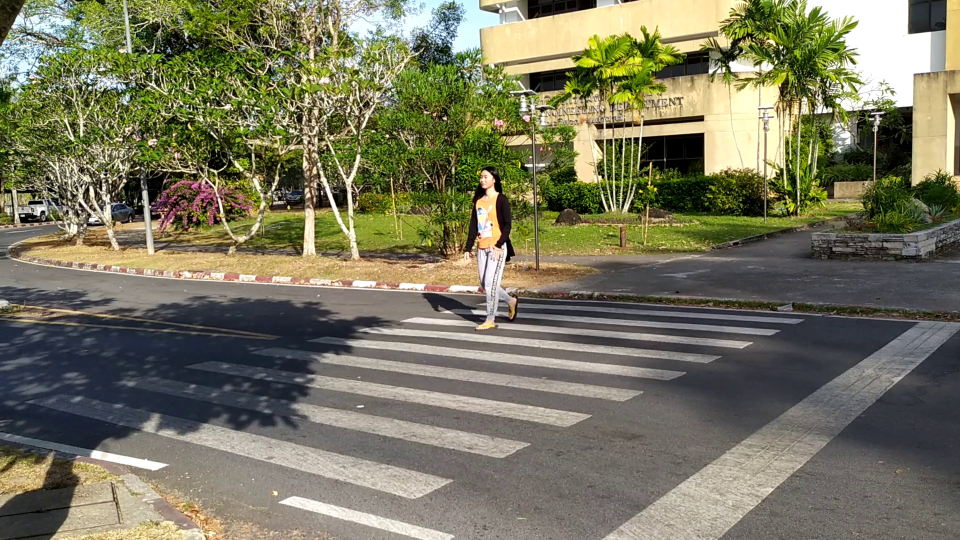
#> input picture รวมระบบ/Picture_test/1.jpg, 1920 x 1080 px, given in place of l_font.avi, which was not available (shown at 1/2 size)
$ python tracking.py
#> lines starting #> are read from the running program, lines starting #| are printed output that depends on the picture; after the words box and inside, x2 and y2 are one past the last pixel; in counts of white or black regions, pixels touching at a corner belong together; pictures that were not available may be replaced by others from this repository, and a replacement may not be noted
import numpy as np
import cv2


# initialize the HOG descriptor/person detector
hog = cv2.HOGDescriptor()
hog.setSVMDetector(cv2.HOGDescriptor_getDefaultPeopleDetector())

cv2.startWindowThread()

cap = cv2.VideoCapture("l_font.avi")

out = cv2.VideoWriter(
    'output.avi',
    cv2.VideoWriter_fourcc(*'MJPG'),
    15.,
    (640,480))
i=1
ret,frame = cap.read()
#> frame is the input picture: shape (1080, 1920, 3); mean B, G, R 93.7, 117.8, 119.7

while(1):
    ret, frame = cap.read()
    frame = cv2.resize(frame, (640, 480))
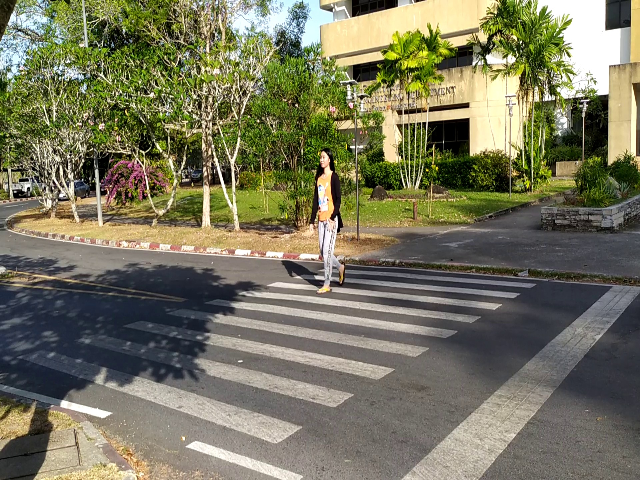
#> frame: shape (480, 640, 3); mean B, G, R 93.7, 117.8, 119.7
    gray = cv2.cvtColor(frame, cv2.COLOR_RGB2GRAY)
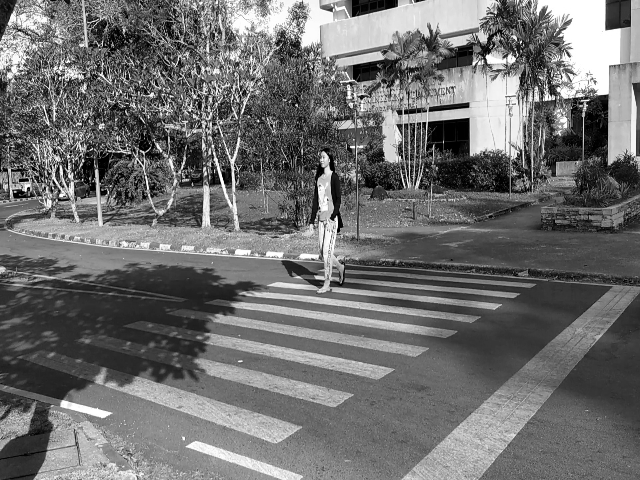
#> gray: shape (480, 640); min 0, max 255, mean 110.8

    boxes, weights = hog.detectMultiScale(frame, winStride=(8,8) )
#> boxes = [[281, 130, 92, 183]]; weights = [0.403]

    boxes = np.array([[x, y, x + w, y + h] for (x, y, w, h) in boxes])
#> boxes = [[281, 130, 373, 313]]

    for (xA, yA, xB, yB) in boxes:
        if xA & yA & xB & yB != None :
            x1 = xA
            y1 = yA
            break
#> this loop made 1 pass
#> (xA, yA, xB, yB, x1, y1) on pass 1: (281, 130, 373, 313, 281, 130)

    r,h,c,w = y1,110,x1,40  # simplsy hardcoded the values
#> r = 130; h = 110; c = 281; w = 40
    track_window = (c,r,w,h)
#> track_window = (281, 130, 40, 110)
    print(track_window)
#| (281, 130, 40, 110)
# set up the ROI for tracking
    roi = frame[r:r+h, c:c+w]
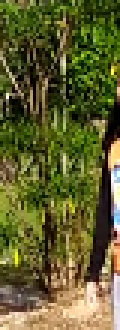
#> roi: shape (110, 40, 3) (shown 3 times larger); mean B, G, R 46.7, 95.6, 96.9
    hsv_roi =  cv2.cvtColor(frame, cv2.COLOR_BGR2HSV)
#> hsv_roi: shape (480, 640, 3); mean H, S, V 44.7, 82.4, 125.4
    mask = cv2.inRange(hsv_roi, np.array((0., 60.,32.)), np.array((180.,255.,255.)))
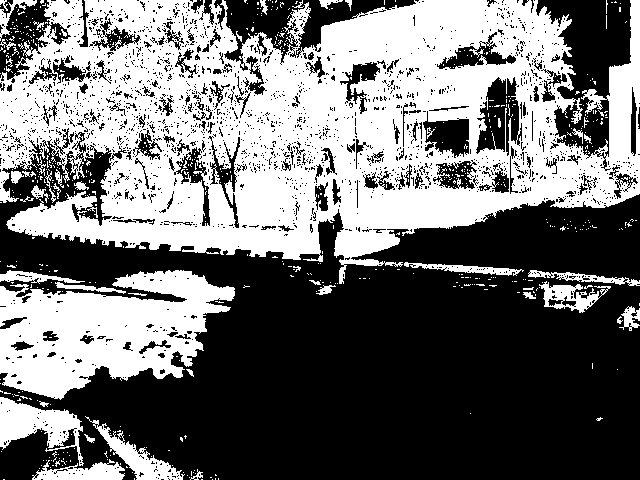
#> mask: shape (480, 640); 44.7% white; 626 white regions (579 under 20 px), largest, box (x1, y1, x2, y2) and area: (0, 0, 640, 284) 106766, (0, 270, 235, 400) 18418, (0, 397, 84, 466) 2628
    roi_hist = cv2.calcHist([hsv_roi],[0],mask,[180],[0,180])
#> roi_hist = 180 values, max 8004 at index 35, min 0 at index 121, mean 762.9
    cv2.normalize(roi_hist,roi_hist,0,255,cv2.NORM_MINMAX)

# Setup the termination criteria, either 10 iteration or move by atleast 1 pt
    term_crit = ( cv2.TERM_CRITERIA_EPS | cv2.TERM_CRITERIA_COUNT, 10, 1 )

    hsv = cv2.cvtColor(frame, cv2.COLOR_BGR2HSV)
    dst = cv2.calcBackProject([hsv],[0],roi_hist,[0,180],1)
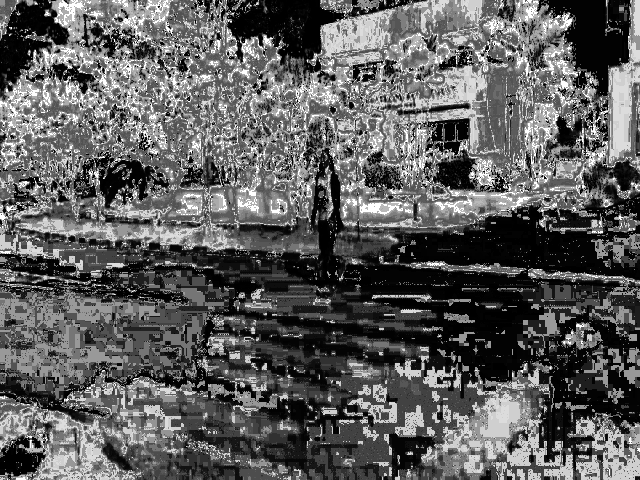
#> dst: shape (480, 640); min 0, max 255, mean 93.4

        # apply meanshift to get the new location
    ret, track_window = cv2.CamShift(dst, track_window, term_crit)
#> ret = ((287, 166.5), (65.91, 143.5), 1.23); track_window = (253, 94, 68, 145)

        # Draw it on image
    pts = cv2.boxPoints(ret)
#> pts = [[252.5, 237.5], [255.6, 94.07], [321.5, 95.49], [318.4, 238.9]]
    pts = np.int0(pts)
#> pts = [[252, 237], [255, 94], [321, 95], [318, 238]]
    img2 = cv2.polylines(frame,[pts],True, 255,2)
    cv2.imshow('img2',img2)

    k = cv2.waitKey(60) & 0xff
#> (key q is pressed here)
    if k == 27:
        break
    else:
        cv2.imwrite(chr(k)+".jpg",img2)


    out.write(frame.astype('uint8'))
    cv2.imshow('frame',frame)
    if cv2.waitKey(1) & 0xFF == ord('q'):
#> (key q is pressed here)
        break

cap.release()
out.release()
cv2.destroyAllWindows()
cv2.waitKey(1)

$ run again, on รวมระบบ/Picture_test/10.jpg
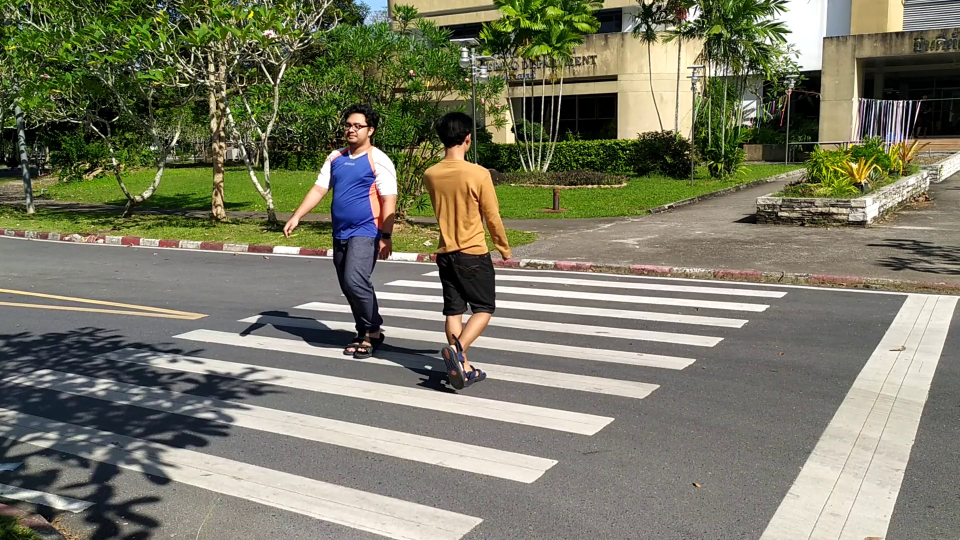
#> input picture รวมระบบ/Picture_test/10.jpg, 1920 x 1080 px, given in place of l_font.avi, which was not available (shown at 1/2 size)
#> frame is the input picture: shape (1080, 1920, 3); mean B, G, R 100.9, 121, 121
#> frame: shape (480, 640, 3)
#> `boxes, weights = hog.detectMultiScale(frame, winStride=(8,8) )`: boxes = [[266, 191, 89, 179], [179, 92, 113, 226]]; weights = [0.686, 0.952]
#> `boxes = np.array([[x, y, x + w, y + h] for (x, y, w, h) in boxes])`: boxes = [[266, 191, 355, 370], [179, 92, 292, 318]]
#> the loop `for (xA, yA, xB, yB) in boxes:` made 1 pass
#> (xA, yA, xB, yB, x1, y1) on pass 1: (266, 191, 355, 370, 266, 191)
#> r = 191; h = 110; c = 266; w = 40
#> `track_window = (c,r,w,h)`: track_window = (266, 191, 40, 110)
#| (266, 191, 40, 110)
#> hsv_roi: shape (480, 640, 3); mean H, S, V 37.2, 76.4, 127.3
#> `mask = cv2.inRange(hsv_roi, np.array((0., 60.,32.)), np.array((180.,25..`:
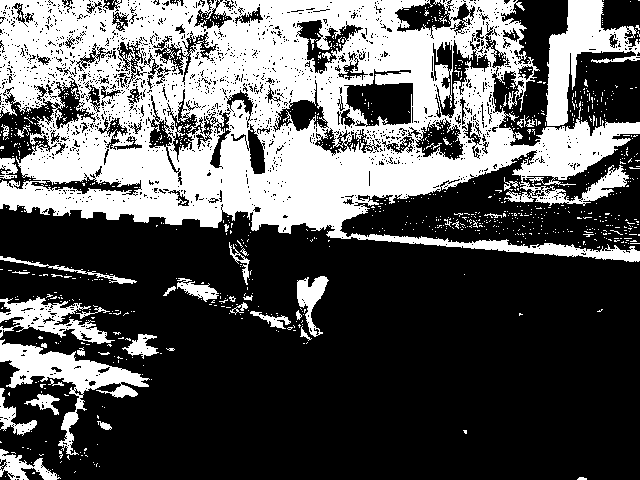
#> mask: shape (480, 640); 35.1% white; 981 white regions (936 under 20 px), largest, box (x1, y1, x2, y2) and area: (0, 0, 640, 262) 88460, (546, 0, 640, 126) 4640, (0, 339, 150, 455) 4257
#> roi_hist = 180 values, max 5918 at index 40, min 0 at index 147, mean 598.5
#> `dst = cv2.calcBackProject([hsv],[0],roi_hist,[0,180],1)`:
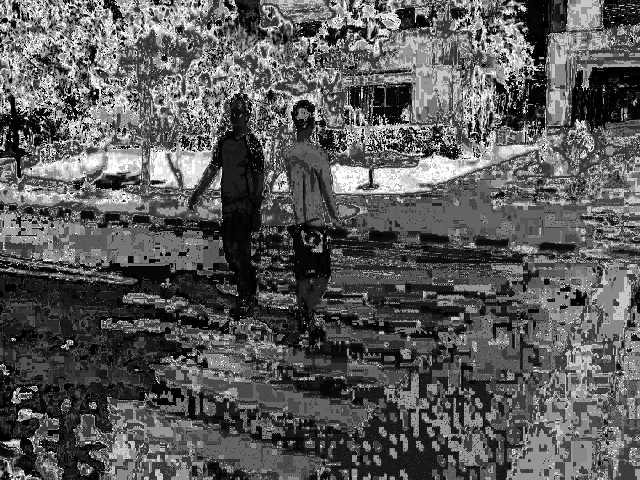
#> dst: shape (480, 640); min 0, max 255, mean 90.2
#> `ret, track_window = cv2.CamShift(dst, track_window, term_crit)`: ret = ((279, 161), (58.46, 146.5), 175.8); track_window = (249, 87, 60, 148)
#> `pts = cv2.boxPoints(ret)`: pts = [[302.7, 85.79], [313.6, 231.9], [255.3, 236.2], [244.4, 90.12]]
#> `pts = np.int0(pts)`: pts = [[302, 85], [313, 231], [255, 236], [244, 90]]

$ run again, on รวมระบบ/Picture_test/11.jpg
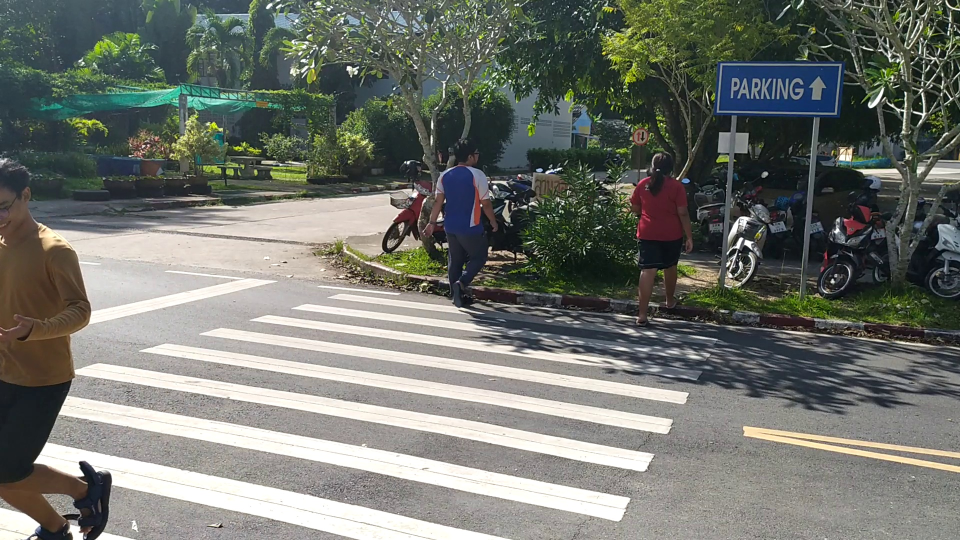
#> input picture รวมระบบ/Picture_test/11.jpg, 1920 x 1080 px, given in place of l_font.avi, which was not available (shown at 1/2 size)
#> frame is the input picture: shape (1080, 1920, 3); mean B, G, R 109.8, 116.6, 113.5
#> frame: shape (480, 640, 3)
#> `boxes, weights = hog.detectMultiScale(frame, winStride=(8,8) )`: boxes = [[264, 108, 91, 181]]; weights = [0.555]
#> `boxes = np.array([[x, y, x + w, y + h] for (x, y, w, h) in boxes])`: boxes = [[264, 108, 355, 289]]
#> the loop `for (xA, yA, xB, yB) in boxes:` made 1 pass
#> (xA, yA, xB, yB, x1, y1) on pass 1: (264, 108, 355, 289, 264, 108)
#> r = 108; h = 110; c = 264; w = 40
#> `track_window = (c,r,w,h)`: track_window = (264, 108, 40, 110)
#| (264, 108, 40, 110)
#> hsv_roi: shape (480, 640, 3); mean H, S, V 53.6, 50.1, 121.5
#> `mask = cv2.inRange(hsv_roi, np.array((0., 60.,32.)), np.array((180.,25..`:
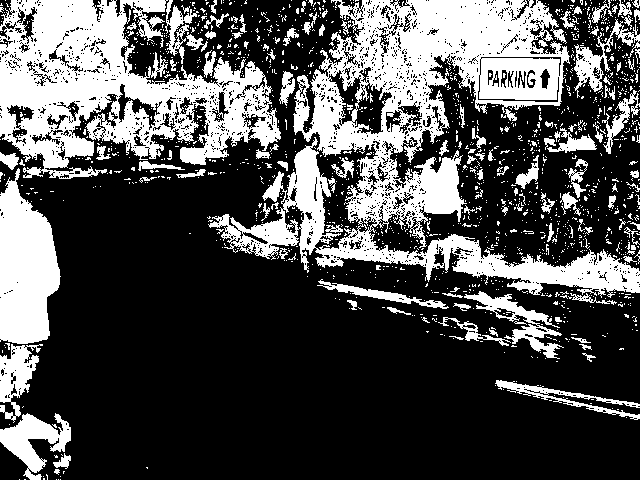
#> mask: shape (480, 640); 31.4% white; 1501 white regions (1379 under 20 px), largest, box (x1, y1, x2, y2) and area: (208, 0, 640, 298) 40907, (0, 0, 281, 179) 25892, (0, 168, 61, 344) 7479
#> roi_hist = 180 values, max 3623 at index 101, min 0 at index 137, mean 535.4
#> `dst = cv2.calcBackProject([hsv],[0],roi_hist,[0,180],1)`:
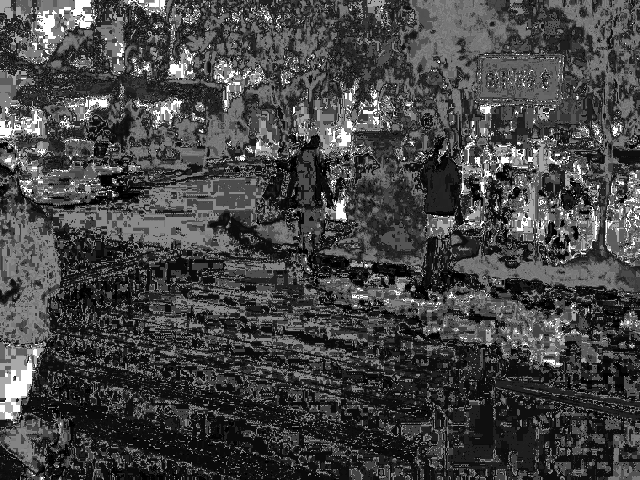
#> dst: shape (480, 640); min 0, max 255, mean 69.1
#> `ret, track_window = cv2.CamShift(dst, track_window, term_crit)`: ret = ((264, 108), (67.82, 144), 1.52); track_window = (229, 35, 70, 146)
#> `pts = cv2.boxPoints(ret)`: pts = [[228.2, 179.1], [232, 35.11], [299.8, 36.91], [296, 180.9]]
#> `pts = np.int0(pts)`: pts = [[228, 179], [232, 35], [299, 36], [295, 180]]
